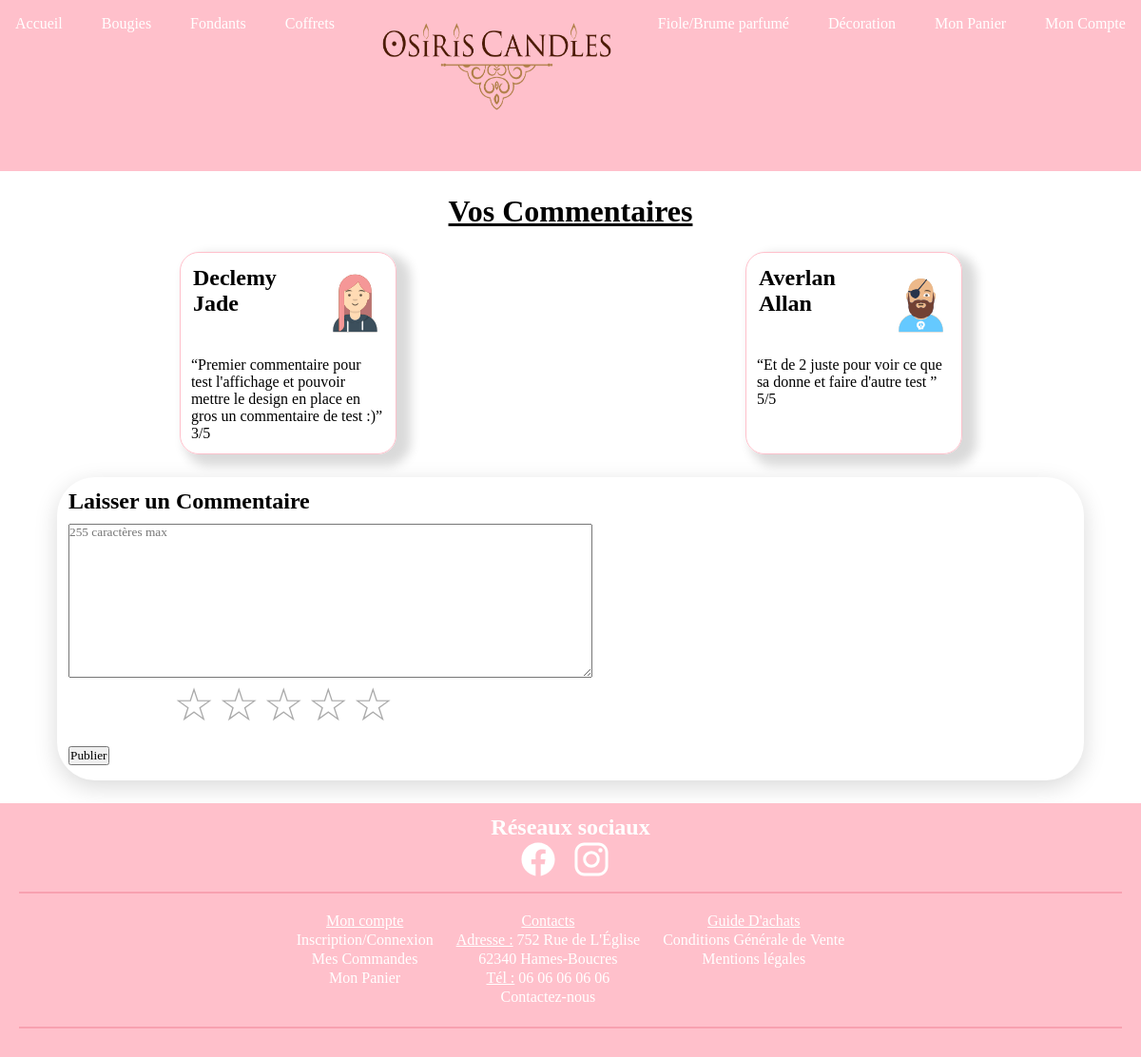
The page /controleur/commentaire.php (signed in) on the database its author committed.
### tables this page shows
CREATE TABLE `commentaire` (
  `id_commentaire` int(11) NOT NULL,
  `id_utilisateur` int(11) NOT NULL,
  `commentaire` text NOT NULL,
  `note` int(11) NOT NULL
);

CREATE TABLE `utilisateur` (
  `id_utilisateur` int(11) NOT NULL,
  `nom_utilisateur` varchar(255) DEFAULT NULL,
  `prenom_utilisateur` varchar(255) DEFAULT NULL,
  `mail_utilisateur` varchar(255) NOT NULL,
  `motdepasse` text NOT NULL,
  `civilite_utilisateur` varchar(255) DEFAULT NULL,
  `admin` tinyint(4) NOT NULL DEFAULT '0',
  `validation` tinyint(4) NOT NULL DEFAULT '0',
  `tel_utilisateur` varchar(255) DEFAULT NULL,
  `adresse_utilisateur` varchar(255) DEFAULT NULL,
  `code_postal` varchar(255) DEFAULT NULL,
  `ville` varchar(255) DEFAULT NULL,
  `pays` varchar(255) DEFAULT NULL,
  `fidelite` float DEFAULT NULL,
  `user_img` varchar(255) NOT NULL DEFAULT 'f_rose.svg'
);

### controleur/commentaire.php (the view, shortened to what this page needs)
<?php
if ($_SERVER['SERVER_NAME'] == "localhost") {
    $path = "http://" . $_SERVER['SERVER_NAME'] . "/OsirisCandles";
} else {
    $path = "https://" . $_SERVER['SERVER_NAME'];
}
?>
<?php
require_once('../bdd/connect_inc.php');
?>
<head>
    <link rel="stylesheet" href="https://cdnjs.cloudflare.com/ajax/libs/jquery-modal/0.9.1/jquery.modal.min.css" />
    <link rel="stylesheet" href="<?php echo $path ?>/css/main.css">
    <link rel="stylesheet" href="<?php echo $path ?>/css/commentaire.css">
</head>
<body>
    <?php require_once '../vue/header.php' ?>
    <div class="container">
        <h1>Vos Commentaires </h1>
        <div id="vosComs">
            <?php
            foreach ($pdo->query("SELECT * FROM `utilisateur` WHERE 1") as $key => $row) {
                foreach ($pdo->query("SELECT * FROM `commentaire` WHERE id_utilisateur=" . $row['id_utilisateur']) as $key2 => $row2) {
                    echo "
                <div>
                    <div id='perso'>
                        <h2>" . $row['nom_utilisateur'] . ' ' . $row['prenom_utilisateur'] . "</h2>
                        <input type='hidden' value='" . $row['id_utilisateur'] . "' name='id_utilisateur'>
                        <img src='" . $path . "/res/img/avatar/" . $row['user_img'] . "' alt='Image'>
                        <input type='hidden' value='" . $row['user_img'] . "' name='user_img'>
                    </div>
                    <br>
                        <q>" .  $row2['commentaire'] .  "</q>
                        <input type='hidden' value='" . $row2['commentaire'] . "' name='commentaire'>
                    <br>
                        <p>" . $row2['note'] . "/5</p>
                        <input type='hidden' value='" . $row2['note'] . "' name='note'>
                </div>
            ";
                }
            }
            ?>
        </div>
        <div id="commentaires">
            <h2>Laisser un Commentaire</h2>
            <form method="POST" action="../bdd/add_commentaire.php">
                <textarea name="commentaire" rows="10" cols="80" maxlength="255" placeholder="255 caractères max"></textarea>
                <br>
                <div name="note" class="rating">
   <a href="#5" title="Donner 5 étoiles">☆</a>
   <a href="#4" title="Donner 4 étoiles">☆</a>
   <a href="#3" title="Donner 3 étoiles">☆</a>
   <a href="#2" title="Donner 2 étoiles">☆</a>
   <a href="#1" title="Donner 1 étoile">☆</a>
                </div>
                <button>Publier</button>
            </form>
        </div>
    </div>
    <?php require_once '../vue/footer.php' ?>
</body>

### css/main.css (style rules this page uses)
* { padding: 0; margin: 0; box-sizing: border-box; font-family: Times, "Times New Roman", Georgia, serif; }
.container { width: 90%; margin: 2% auto; display: inline; }
.container h1 { margin: 2%; text-align: center; text-decoration: underline; }

### css/commentaire.css (style rules this page uses)
* { padding: 0; margin: 0; box-sizing: border-box; font-family: Times, "Times New Roman", Georgia, serif; }
#vosComs { width: 95%; margin: 2% auto; display: flex; justify-content: space-around; gap: 30px 50px; flex-wrap: wrap; }
#vosComs > div { width: 20%; padding: 1%; border: 1px solid pink; border-radius: 20px; box-shadow: 10px 7px 11px 5px rgb(0 0 0 / 15%); transition: all 0.8s ease-in-out; }
#vosComs h2 { padding: 1%; flex-grow:2 ; }
#vosComs img { width: 30%; height: 80px; }
#perso { display: flex; justify-content: space-between; }
#commentaires { margin: 2% auto; width: 90%; box-shadow: 0 7px 25px rgba(0, 0, 0, 0.15); border-radius: 40px; padding-left: 1%; padding-top: 1%; }
#commentaires button { margin-top: 1.5%; margin-bottom: 1.5%; }
textarea { margin-top: 1%; }
.rating { direction: rtl; max-width: 32%; }
.rating a { color: #aaa; text-decoration: none; font-size: 3em; transition: color 0.4s; }

### css/header.css (style rules this page uses)
* { padding: 0; margin: 0; box-sizing: border-box; font-family: Times, "Times New Roman", Georgia, serif; }

### css/footer.css (style rules this page uses)
* { padding: 0; margin: 0; box-sizing: border-box; font-family: Times, "Times New Roman", Georgia, serif; }

### rows shown on the page
commentaire: id_utilisateur.nom_utilisateur "Declemy", id_utilisateur.prenom_utilisateur "Jade", id_utilisateur.user_img (picture), commentaire "Premier commentaire pour test l'affichage et pouvoir mettre le design en place en gros un commentaire de test :)", note "3"
commentaire: id_utilisateur.nom_utilisateur "Averlan", id_utilisateur.prenom_utilisateur "Allan", id_utilisateur.user_img (picture), commentaire "Et de 2 juste pour voir ce que sa donne et faire d'autre test", note "5"
